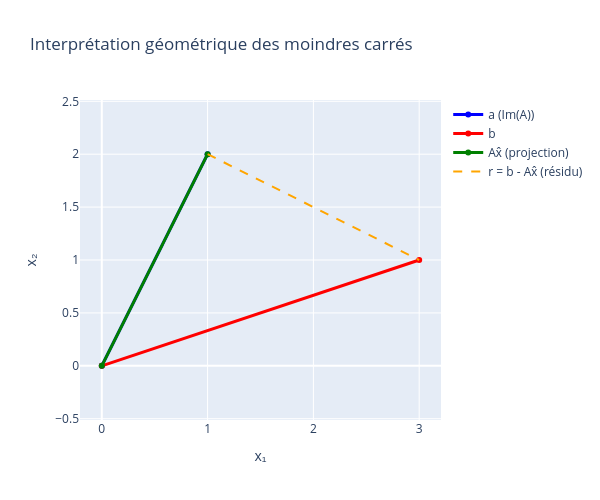

Notebook code cell kept with this figure:
### Markdown cell above
<details>
<summary><b>Correction Exercice 3</b></summary>
</details>

### Code cell
# CORRECTION Exercice 3

A = np.array([[1], [2]], dtype=float)
b = np.array([3, 1], dtype=float)
a = A.flatten()  # vecteur colonne de A

print(f"a = {a}")
print(f"b = {b}")

# 1. Solution
AtA = A.T @ A  # = ||a||² = 5
Atb = A.T @ b  # = <a, b> = 5
x_hat = float(Atb / AtA)  # = 1

projection = x_hat * a  # = (1, 2)

print(f"\n1. Solution :")
print(f"   A^T A = {AtA[0,0]} = ||a||²")
print(f"   A^T b = {Atb[0]} = <a, b>")
print(f"   x̂ = <a,b>/||a||² = {x_hat}")
print(f"   Projection Ax̂ = {projection}")

# 2. Résidu
r = b - projection
print(f"\n2. Résidu :")
print(f"   r = b - Ax̂ = {r}")
print(f"   <r, a> = {np.dot(r, a):.2e}")
print(f"   r ⊥ a ? {np.isclose(np.dot(r, a), 0)} ✓")

# 3. Visualisation
fig = go.Figure()

# Vecteur a (direction de Im(A))
fig.add_trace(go.Scatter(x=[0, a[0]], y=[0, a[1]], mode='lines+markers',
                         name='a (Im(A))', line=dict(width=3, color='blue')))

# Vecteur b
fig.add_trace(go.Scatter(x=[0, b[0]], y=[0, b[1]], mode='lines+markers',
                         name='b', line=dict(width=3, color='red')))

# Projection
fig.add_trace(go.Scatter(x=[0, projection[0]], y=[0, projection[1]], mode='lines+markers',
                         name='Ax̂ (projection)', line=dict(width=3, color='green')))

# Résidu (perpendiculaire)
fig.add_trace(go.Scatter(x=[projection[0], b[0]], y=[projection[1], b[1]], mode='lines',
                         name='r = b - Ax̂ (résidu)', line=dict(width=2, color='orange', dash='dash')))

fig.update_layout(title='Interprétation géométrique des moindres carrés',
                  xaxis_title='x₁', yaxis_title='x₂',
                  width=600, height=500)
fig.update_yaxes(scaleanchor='x', scaleratio=1)
fig.show()

print("\nInterprétation : Ax̂ est la projection orthogonale de b sur Im(A)")

### Figure 1 — Plotly figure (JSON) as saved in the notebook; plotly's stock layout.template omitted (floating-point values rounded to 4 significant figures)
{"data": [{"line": {"color": "blue", "width": 3}, "mode": "lines+markers", "name": "a (Im(A))", "type": "scatter", "x": [0, 1], "y": [0, 2]}, {"line": {"color": "red", "width": 3}, "mode": "lines+markers", "name": "b", "type": "scatter", "x": [0, 3], "y": [0, 1]}, {"line": {"color": "green", "width": 3}, "mode": "lines+markers", "name": "Ax̂ (projection)", "type": "scatter", "x": [0, 1], "y": [0, 2]}, {"line": {"color": "orange", "dash": "dash", "width": 2}, "mode": "lines", "name": "r = b - Ax̂ (résidu)", "type": "scatter", "x": [1, 3], "y": [2, 1]}], "layout": {"height": 500, "title": {"text": "Interprétation géométrique des moindres carrés"}, "width": 600, "xaxis": {"title": {"text": "x₁"}}, "yaxis": {"scaleanchor": "x", "scaleratio": 1, "title": {"text": "x₂"}}}}
